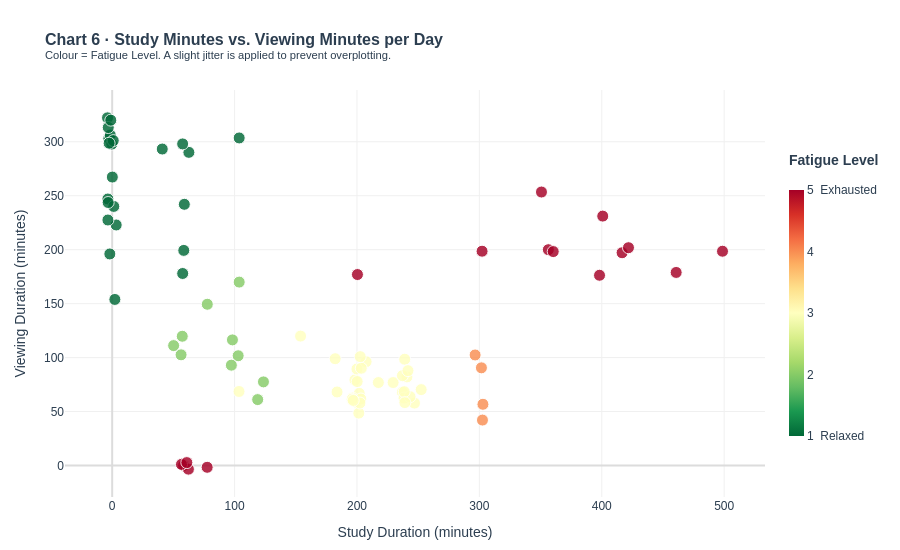

The cell this chart's notebook holds for it:
### Markdown cell above
---
### Chart 6 · Study Load vs. Viewing Duration — TV as Decompression

**Graphical choices:**
- *Interactive Scatter plot* — A scatter plot is the optimal channel to visualize the relationship between two continuous quantitative variables (Study Minutes and Viewing Minutes). 
- *Third-Variable Encoding via Color (Fatigue)* — To understand *why* the data deviates from a simple negative correlation, a third ordinal variable (Fatigue Level) is encoded using a diverging-like continuous color scale. The warm/red colors act as visual alarms for high cognitive load, while the green hints rather relaxed mood, adding explanatory depth to the spatial coordinates.
- *Semantic Tooltips for Narrative Grounding* — The interactive tooltip connects abstract dots back to lived reality. Hovering reveals not just the numbers, but the specific *Date, Title, and Genre*, bridging the gap between quantitative metrics and qualitative behavioral context.

### Code cell
# 1. 过滤并准备数据
scatter_data = df[(df["Study_Mins"] > 0) | (df["Duration_Mins"] > 0)].copy()

# 为了让 Tooltip 更具可读性，格式化日期格式并处理空值
scatter_data['Date_Str'] = scatter_data['Date'].dt.strftime('%b %d')
scatter_data['Title'] = scatter_data['Title'].replace("None", "Unknown").fillna("Unknown")
scatter_data['Genre'] = scatter_data['Genre'].fillna("None")

# 2. 🚀 核心修复 1：引入视觉抖动 (Jitter) 打破重叠
np.random.seed(42) # 固定随机种子，保证每次画出来的图长得一样
# 在实际坐标上微调 ±4 分钟，足以让重叠的点散开，又不影响宏观趋势
scatter_data['Plot_Study'] = scatter_data['Study_Mins'] + np.random.uniform(-4, 4, size=len(scatter_data))
scatter_data['Plot_Duration'] = scatter_data['Duration_Mins'] + np.random.uniform(-4, 4, size=len(scatter_data))

# 3. 🚀 核心修复 2：悬停文本依然焊死【真实数据】，不受抖动影响
scatter_data['Hover_HTML'] = (
    "<b>📅 " + scatter_data['Date_Str'] + "</b><br>" +
    "📺 Show: <b>" + scatter_data['Title'] + "</b><br>" +
    "🎬 Genre: " + scatter_data['Genre'] + "<br>" +
    "🚨 Fatigue: Level " + scatter_data['Fatigue_Level'].astype(int).astype(str) + "<br>" +
    "⏱️ Study: " + scatter_data['Study_Mins'].astype(int).astype(str) + " mins<br>" +  # <--- 真实学习时间
    "📺 Watched: " + scatter_data['Duration_Mins'].astype(int).astype(str) + " mins"   # <--- 真实观看时间
)

# 4. 绘制交互式散点图 (X和Y使用抖动后的坐标)
fig = px.scatter(
    scatter_data,
    x="Plot_Study",      # <--- 使用加了抖动的坐标画图
    y="Plot_Duration",   # <--- 使用加了抖动的坐标画图
    color="Fatigue_Level",
    color_continuous_scale="RdYlGn_r",
    range_color=[1, 5],
    custom_data=["Hover_HTML"] 
)

# 5. 定制气泡样式
fig.update_traces(
    marker=dict(size=12, line=dict(width=1, color='white'), opacity=0.82), # 透明度调到0.82，重叠的边缘更好看
    hovertemplate="%{customdata[0]}<extra></extra>"  
)

# 6. 布局与色条复刻 (隐藏抖动轴的名字，显示真实名字)
fig.update_layout(
    title=dict(
        text="<b>Chart 6 · Study Minutes vs. Viewing Minutes per Day</b><br><sup>Colour = Fatigue Level. A slight jitter is applied to prevent overplotting.</sup>",
        font=dict(size=16)
    ),
    font=dict(
        family="Arial, Helvetica, sans-serif",
        color="#2c3e50",
        size=12
    ),
    xaxis=dict(
        title=dict(text="Study Duration (minutes)", standoff=15),
        showgrid=True, 
        gridcolor="#f0f0f0", 
        zeroline=True, 
        zerolinecolor="#dcdcdc"
    ),
    yaxis=dict(
        title=dict(text="Viewing Duration (minutes)", standoff=15),
        showgrid=True, 
        gridcolor="#f0f0f0", 
        zeroline=True, 
        zerolinecolor="#dcdcdc"
    ),
    coloraxis_colorbar=dict(
        title="<b>Fatigue Level</b><br>&nbsp;",  
        tickvals=[1, 2, 3, 4, 5],
        ticktext=["1  Relaxed", "2", "3", "4", "5  Exhausted"],
        thickness=15,
        len=0.75,
        outlinewidth=0
    ),
    plot_bgcolor="white",
    paper_bgcolor="white",
    width=900,
    height=550,
    margin=dict(t=90, b=50, l=65, r=20)
)

fig.show()

### Figure 1 — Plotly figure (JSON) as saved in the notebook; plotly's stock layout.template omitted (floating-point values rounded to 4 significant figures)
{"data": [{"customdata": [["<b>📅 Feb 17</b><br>📺 Show: <b>My Queen</b><br>🎬 Genre: Romance<br>🚨 Fatigue: Level 3<br>⏱️ Study: 240 mins<br>📺 Watched: 100 mins"], ["<b>📅 Feb 18</b><br>📺 Show: <b>Suspicious Partner</b><br>🎬 Genre: Romance<br>🚨 Fatigue: Level 3<br>⏱️ Study: 100 mins<br>📺 Watched: 70 mins"], ["<b>📅 Feb 19</b><br>📺 Show: <b>Suspicious Partner</b><br>🎬 Genre: Romance<br>🚨 Fatigue: Level 3<br>⏱️ Study: 200 mins<br>📺 Watched: 65 mins"], ["<b>📅 Feb 20</b><br>📺 Show: <b>My Queen</b><br>🎬 Genre: Romance<br>🚨 Fatigue: Level 5<br>⏱️ Study: 400 mins<br>📺 Watched: 230 mins"], ["<b>📅 Feb 21</b><br>📺 Show: <b>My Queen</b><br>🎬 Genre: Romance<br>🚨 Fatigue: Level 1<br>⏱️ Study: 0 mins<br>📺 Watched: 300 mins"], ["<b>📅 Feb 22</b><br>📺 Show: <b>My Queen</b><br>🎬 Genre: Romance<br>🚨 Fatigue: Level 2<br>⏱️ Study: 60 mins<br>📺 Watched: 120 mins"], ["<b>📅 Feb 24</b><br>📺 Show: <b>It Started With A Kiss</b><br>🎬 Genre: Romance<br>🚨 Fatigue: Level 1<br>⏱️ Study: 0 mins<br>📺 Watched: 250 mins"], ["<b>📅 Feb 25</b><br>📺 Show: <b>Suspicious Partner</b><br>🎬 Genre: Romance<br>🚨 Fatigue: Level 2<br>⏱️ Study: 100 mins<br>📺 Watched: 100 mins"], ["<b>📅 Feb 26</b><br>📺 Show: <b>Suspicious Partner</b><br>🎬 Genre: Romance<br>🚨 Fatigue: Level 3<br>⏱️ Study: 240 mins<br>📺 Watched: 80 mins"], ["<b>📅 Feb 27</b><br>📺 Show: <b>It Started With A Kiss</b><br>🎬 Genre: Romance<br>🚨 Fatigue: Level 4<br>⏱️ Study: 300 mins<br>📺 Watched: 90 mins"], ["<b>📅 Mar 01</b><br>📺 Show: <b>It Started With A Kiss</b><br>🎬 Genre: Romance<br>🚨 Fatigue: Level 1<br>⏱️ Study: 0 mins<br>📺 Watched: 320 mins"], ["<b>📅 Mar 02</b><br>📺 Show: <b>It Started With A Kiss</b><br>🎬 Genre: Romance<br>🚨 Fatigue: Level 2<br>⏱️ Study: 100 mins<br>📺 Watched: 170 mins"], ["<b>📅 Mar 03</b><br>📺 Show: <b>It Started With A Kiss</b><br>🎬 Genre: Romance<br>🚨 Fatigue: Level 1<br>⏱️ Study: 60 mins<br>📺 Watched: 290 mins"], ["<b>📅 Mar 04</b><br>📺 Show: <b>It Started With A Kiss</b><br>🎬 Genre: Romance<br>🚨 Fatigue: Level 2<br>⏱️ Study: 80 mins<br>📺 Watched: 150 mins"], ["<b>📅 Mar 05</b><br>📺 Show: <b>My Lucky Star</b><br>🎬 Genre: Romance<br>🚨 Fatigue: Level 3<br>⏱️ Study: 210 mins<br>📺 Watched: 100 mins"], ["<b>📅 Mar 06</b><br>📺 Show: <b>My Lucky Star</b><br>🎬 Genre: Romance<br>🚨 Fatigue: Level 3<br>⏱️ Study: 220 mins<br>📺 Watched: 80 mins"], ["<b>📅 Mar 07</b><br>📺 Show: <b>My Lucky Star</b><br>🎬 Genre: Romance<br>🚨 Fatigue: Level 1<br>⏱️ Study: 0 mins<br>📺 Watched: 310 mins"], ["<b>📅 Mar 08</b><br>📺 Show: <b>Suspicious Partner</b><br>🎬 Genre: Romance<br>🚨 Fatigue: Level 2<br>⏱️ Study: 50 mins<br>📺 Watched: 110 mins"], ["<b>📅 Mar 09</b><br>📺 Show: <b>Suspicious Partner</b><br>🎬 Genre: Romance<br>🚨 Fatigue: Level 3<br>⏱️ Study: 200 mins<br>📺 Watched: 60 mins"], ["<b>📅 Mar 10</b><br>📺 Show: <b>Unknown</b><br>🎬 Genre: None<br>🚨 Fatigue: Level 5<br>⏱️ Study: 60 mins<br>📺 Watched: 0 mins"], ["<b>📅 Mar 11</b><br>📺 Show: <b>My Lucky Star</b><br>🎬 Genre: Romance<br>🚨 Fatigue: Level 1<br>⏱️ Study: 40 mins<br>📺 Watched: 290 mins"], ["<b>📅 Mar 12</b><br>📺 Show: <b>My Lucky Star</b><br>🎬 Genre: Romance<br>🚨 Fatigue: Level 3<br>⏱️ Study: 240 mins<br>📺 Watched: 70 mins"], ["<b>📅 Mar 13</b><br>📺 Show: <b>My Lucky Star</b><br>🎬 Genre: Romance<br>🚨 Fatigue: Level 3<br>⏱️ Study: 200 mins<br>📺 Watched: 80 mins"], ["<b>📅 Mar 14</b><br>📺 Show: <b>The Capture</b><br>🎬 Genre: Crime / Thriller<br>🚨 Fatigue: Level 1<br>⏱️ Study: 60 mins<br>📺 Watched: 240 mins"], ["<b>📅 Mar 15</b><br>📺 Show: <b>The Capture</b><br>🎬 Genre: Crime / Thriller<br>🚨 Fatigue: Level 1<br>⏱️ Study: 0 mins<br>📺 Watched: 300 mins"], ["<b>📅 Mar 16</b><br>📺 Show: <b>Unknown</b><br>🎬 Genre: None<br>🚨 Fatigue: Level 5<br>⏱️ Study: 60 mins<br>📺 Watched: 0 mins"], ["<b>📅 Mar 17</b><br>📺 Show: <b>Unknown</b><br>🎬 Genre: None<br>🚨 Fatigue: Level 5<br>⏱️ Study: 80 mins<br>📺 Watched: 0 mins"], ["<b>📅 Mar 18</b><br>📺 Show: <b>Wayward Kenting</b><br>🎬 Genre: Romance<br>🚨 Fatigue: Level 1<br>⏱️ Study: 0 mins<br>📺 Watched: 270 mins"], ["<b>📅 Mar 19</b><br>📺 Show: <b>Wayward Kenting</b><br>🎬 Genre: Romance<br>🚨 Fatigue: Level 5<br>⏱️ Study: 350 mins<br>📺 Watched: 250 mins"], ["<b>📅 Mar 20</b><br>📺 Show: <b>Wayward Kenting</b><br>🎬 Genre: Romance<br>🚨 Fatigue: Level 3<br>⏱️ Study: 200 mins<br>📺 Watched: 60 mins"], ["<b>📅 Mar 21</b><br>📺 Show: <b>Wayward Kenting</b><br>🎬 Genre: Romance<br>🚨 Fatigue: Level 1<br>⏱️ Study: 0 mins<br>📺 Watched: 300 mins"], ["<b>📅 Mar 22</b><br>📺 Show: <b>To My Beloved Thief</b><br>🎬 Genre: Romance<br>🚨 Fatigue: Level 2<br>⏱️ Study: 100 mins<br>📺 Watched: 90 mins"], ["<b>📅 Mar 23</b><br>📺 Show: <b>Fated to Love You</b><br>🎬 Genre: Romance<br>🚨 Fatigue: Level 4<br>⏱️ Study: 300 mins<br>📺 Watched: 100 mins"], ["<b>📅 Mar 24</b><br>📺 Show: <b>To My Beloved Thief</b><br>🎬 Genre: Romance<br>🚨 Fatigue: Level 2<br>⏱️ Study: 120 mins<br>📺 Watched: 80 mins"], ["<b>📅 Mar 25</b><br>📺 Show: <b>To My Beloved Thief</b><br>🎬 Genre: Romance<br>🚨 Fatigue: Level 3<br>⏱️ Study: 180 mins<br>📺 Watched: 65 mins"], ["<b>📅 Mar 26</b><br>📺 Show: <b>Fated to Love You</b><br>🎬 Genre: Romance<br>🚨 Fatigue: Level 3<br>⏱️ Study: 250 mins<br>📺 Watched: 70 mins"], ["<b>📅 Mar 27</b><br>📺 Show: <b>Fated to Love You</b><br>🎬 Genre: Romance<br>🚨 Fatigue: Level 3<br>⏱️ Study: 240 mins<br>📺 Watched: 60 mins"], ["<b>📅 Mar 28</b><br>📺 Show: <b>Fated to Love You</b><br>🎬 Genre: Romance<br>🚨 Fatigue: Level 1<br>⏱️ Study: 0 mins<br>📺 Watched: 310 mins"], ["<b>📅 Mar 29</b><br>📺 Show: <b>To My Beloved Thief</b><br>🎬 Genre: Romance<br>🚨 Fatigue: Level 3<br>⏱️ Study: 200 mins<br>📺 Watched: 50 mins"], ["<b>📅 Mar 30</b><br>📺 Show: <b>My Girl</b><br>🎬 Genre: Romance<br>🚨 Fatigue: Level 3<br>⏱️ Study: 230 mins<br>📺 Watched: 80 mins"], ["<b>📅 Mar 31</b><br>📺 Show: <b>My Girl</b><br>🎬 Genre: Romance<br>🚨 Fatigue: Level 3<br>⏱️ Study: 250 mins<br>📺 Watched: 60 mins"], ["<b>📅 Apr 01</b><br>📺 Show: <b>My Girl</b><br>🎬 Genre: Romance<br>🚨 Fatigue: Level 3<br>⏱️ Study: 200 mins<br>📺 Watched: 90 mins"], ["<b>📅 Apr 02</b><br>📺 Show: <b>My Girl</b><br>🎬 Genre: Romance<br>🚨 Fatigue: Level 2<br>⏱️ Study: 60 mins<br>📺 Watched: 100 mins"], ["<b>📅 Apr 03</b><br>📺 Show: <b>Deadloch</b><br>🎬 Genre: Crime / Thriller<br>🚨 Fatigue: Level 1<br>⏱️ Study: 0 mins<br>📺 Watched: 220 mins"], ["<b>📅 Apr 04</b><br>📺 Show: <b>Deadloch</b><br>🎬 Genre: Crime / Thriller<br>🚨 Fatigue: Level 1<br>⏱️ Study: 0 mins<br>📺 Watched: 200 mins"], ["<b>📅 Apr 05</b><br>📺 Show: <b>Taxi Driver</b><br>🎬 Genre: Crime / Thriller<br>🚨 Fatigue: Level 1<br>⏱️ Study: 0 mins<br>📺 Watched: 240 mins"], ["<b>📅 Apr 06</b><br>📺 Show: <b>Taxi Driver</b><br>🎬 Genre: Crime / Thriller<br>🚨 Fatigue: Level 1<br>⏱️ Study: 60 mins<br>📺 Watched: 200 mins"], ["<b>📅 Apr 07</b><br>📺 Show: <b>When I See You Again</b><br>🎬 Genre: Romance<br>🚨 Fatigue: Level 3<br>⏱️ Study: 200 mins<br>📺 Watched: 80 mins"], ["<b>📅 Apr 10</b><br>📺 Show: <b>When I See You Again</b><br>🎬 Genre: Romance<br>🚨 Fatigue: Level 5<br>⏱️ Study: 200 mins<br>📺 Watched: 180 mins"], ["<b>📅 Apr 11</b><br>📺 Show: <b>When I See You Again</b><br>🎬 Genre: Romance<br>🚨 Fatigue: Level 1<br>⏱️ Study: 0 mins<br>📺 Watched: 300 mins"], ["<b>📅 Apr 12</b><br>📺 Show: <b>When I See You Again</b><br>🎬 Genre: Romance<br>🚨 Fatigue: Level 1<br>⏱️ Study: 100 mins<br>📺 Watched: 300 mins"], ["<b>📅 Apr 13</b><br>📺 Show: <b>Smiling Pasta</b><br>🎬 Genre: Romance<br>🚨 Fatigue: Level 5<br>⏱️ Study: 300 mins<br>📺 Watched: 200 mins"], ["<b>📅 Apr 14</b><br>📺 Show: <b>Smiling Pasta</b><br>🎬 Genre: Romance<br>🚨 Fatigue: Level 3<br>⏱️ Study: 200 mins<br>📺 Watched: 90 mins"], ["<b>📅 Apr 15</b><br>📺 Show: <b>Perfect Crown</b><br>🎬 Genre: Romance<br>🚨 Fatigue: Level 3<br>⏱️ Study: 200 mins<br>📺 Watched: 60 mins"], ["<b>📅 Apr 16</b><br>📺 Show: <b>Smiling Pasta</b><br>🎬 Genre: Romance<br>🚨 Fatigue: Level 5<br>⏱️ Study: 460 mins<br>📺 Watched: 180 mins"], ["<b>📅 Apr 17</b><br>📺 Show: <b>Perfect Crown</b><br>🎬 Genre: Romance<br>🚨 Fatigue: Level 3<br>⏱️ Study: 240 mins<br>📺 Watched: 60 mins"], ["<b>📅 Apr 18</b><br>📺 Show: <b>Before We Get Married</b><br>🎬 Genre: Romance<br>🚨 Fatigue: Level 1<br>⏱️ Study: 0 mins<br>📺 Watched: 240 mins"], ["<b>📅 Apr 19</b><br>📺 Show: <b>Before We Get Married</b><br>🎬 Genre: Romance<br>🚨 Fatigue: Level 1<br>⏱️ Study: 60 mins<br>📺 Watched: 300 mins"], ["<b>📅 Apr 20</b><br>📺 Show: <b>Love Myself or You</b><br>🎬 Genre: Romance<br>🚨 Fatigue: Level 5<br>⏱️ Study: 360 mins<br>📺 Watched: 200 mins"], ["<b>📅 Apr 21</b><br>📺 Show: <b>Perfect Crown</b><br>🎬 Genre: Romance<br>🚨 Fatigue: Level 3<br>⏱️ Study: 240 mins<br>📺 Watched: 70 mins"], ["<b>📅 Apr 22</b><br>📺 Show: <b>Perfect Crown</b><br>🎬 Genre: Romance<br>🚨 Fatigue: Level 3<br>⏱️ Study: 240 mins<br>📺 Watched: 60 mins"], ["<b>📅 Apr 23</b><br>📺 Show: <b>Love Myself or You</b><br>🎬 Genre: Romance<br>🚨 Fatigue: Level 5<br>⏱️ Study: 400 mins<br>📺 Watched: 180 mins"], ["<b>📅 Apr 24</b><br>📺 Show: <b>Love Myself or You</b><br>🎬 Genre: Romance<br>🚨 Fatigue: Level 3<br>⏱️ Study: 200 mins<br>📺 Watched: 100 mins"], ["<b>📅 Apr 25</b><br>📺 Show: <b>Love Myself or You</b><br>🎬 Genre: Romance<br>🚨 Fatigue: Level 1<br>⏱️ Study: 0 mins<br>📺 Watched: 320 mins"], ["<b>📅 Apr 26</b><br>📺 Show: <b>Love Myself or You</b><br>🎬 Genre: Romance<br>🚨 Fatigue: Level 2<br>⏱️ Study: 100 mins<br>📺 Watched: 120 mins"], ["<b>📅 Apr 27</b><br>📺 Show: <b>Yumi's Cells</b><br>🎬 Genre: Romance<br>🚨 Fatigue: Level 5<br>⏱️ Study: 360 mins<br>📺 Watched: 200 mins"], ["<b>📅 Apr 28</b><br>📺 Show: <b>Yumi's Cells</b><br>🎬 Genre: Romance<br>🚨 Fatigue: Level 3<br>⏱️ Study: 240 mins<br>📺 Watched: 80 mins"], ["<b>📅 Apr 29</b><br>📺 Show: <b>Yumi's Cells</b><br>🎬 Genre: Romance<br>🚨 Fatigue: Level 3<br>⏱️ Study: 200 mins<br>📺 Watched: 60 mins"], ["<b>📅 Apr 30</b><br>📺 Show: <b>Yumi's Cells</b><br>🎬 Genre: Romance<br>🚨 Fatigue: Level 5<br>⏱️ Study: 420 mins<br>📺 Watched: 200 mins"], ["<b>📅 May 01</b><br>📺 Show: <b>My Goddess</b><br>🎬 Genre: Romance<br>🚨 Fatigue: Level 3<br>⏱️ Study: 150 mins<br>📺 Watched: 120 mins"], ["<b>📅 May 02</b><br>📺 Show: <b>Girigo</b><br>🎬 Genre: Crime / Thriller<br>🚨 Fatigue: Level 1<br>⏱️ Study: 0 mins<br>📺 Watched: 150 mins"], ["<b>📅 May 03</b><br>📺 Show: <b>Girigo</b><br>🎬 Genre: Crime / Thriller<br>🚨 Fatigue: Level 1<br>⏱️ Study: 60 mins<br>📺 Watched: 180 mins"], ["<b>📅 May 04</b><br>📺 Show: <b>My Goddess</b><br>🎬 Genre: Romance<br>🚨 Fatigue: Level 3<br>⏱️ Study: 200 mins<br>📺 Watched: 60 mins"], ["<b>📅 May 05</b><br>📺 Show: <b>My Goddess</b><br>🎬 Genre: Romance<br>🚨 Fatigue: Level 4<br>⏱️ Study: 300 mins<br>📺 Watched: 40 mins"], ["<b>📅 May 06</b><br>📺 Show: <b>My Goddess</b><br>🎬 Genre: Romance<br>🚨 Fatigue: Level 3<br>⏱️ Study: 240 mins<br>📺 Watched: 90 mins"], ["<b>📅 May 07</b><br>📺 Show: <b>My Goddess</b><br>🎬 Genre: Romance<br>🚨 Fatigue: Level 5<br>⏱️ Study: 420 mins<br>📺 Watched: 200 mins"], ["<b>📅 May 08</b><br>📺 Show: <b>Amour et Patisserie</b><br>🎬 Genre: Romance<br>🚨 Fatigue: Level 3<br>⏱️ Study: 180 mins<br>📺 Watched: 100 mins"], ["<b>📅 May 09</b><br>📺 Show: <b>Unknown</b><br>🎬 Genre: None<br>🚨 Fatigue: Level 5<br>⏱️ Study: 60 mins<br>📺 Watched: 0 mins"], ["<b>📅 May 10</b><br>📺 Show: <b>Filing for Love</b><br>🎬 Genre: Romance<br>🚨 Fatigue: Level 2<br>⏱️ Study: 120 mins<br>📺 Watched: 60 mins"], ["<b>📅 May 11</b><br>📺 Show: <b>Amour et Patisserie</b><br>🎬 Genre: Romance<br>🚨 Fatigue: Level 3<br>⏱️ Study: 200 mins<br>📺 Watched: 60 mins"], ["<b>📅 May 12</b><br>📺 Show: <b>Amour et Patisserie</b><br>🎬 Genre: Romance<br>🚨 Fatigue: Level 4<br>⏱️ Study: 300 mins<br>📺 Watched: 60 mins"], ["<b>📅 May 13</b><br>📺 Show: <b>Unknown</b><br>🎬 Genre: None<br>🚨 Fatigue: Level 5<br>⏱️ Study: 60 mins<br>📺 Watched: 0 mins"], ["<b>📅 May 14</b><br>📺 Show: <b>Miss Rose</b><br>🎬 Genre: Romance<br>🚨 Fatigue: Level 5<br>⏱️ Study: 500 mins<br>📺 Watched: 200 mins"], ["<b>📅 May 15</b><br>📺 Show: <b>Miss Rose</b><br>🎬 Genre: Romance<br>🚨 Fatigue: Level 1<br>⏱️ Study: 0 mins<br>📺 Watched: 230 mins"]], "hovertemplate": "%{customdata[0]}<extra></extra>", "legendgroup": "", "marker": {"color": [3, 3, 3, 5, 1, 2, 1, 2, 3, 4, 1, 2, 1, 2, 3, 3, 1, 2, 3, 5, 1, 3, 3, 1, 1, 5, 5, 1, 5, 3, 1, 2, 4, 2, 3, 3, 3, 1, 3, 3, 3, 3, 2, 1, 1, 1, 1, 3, 5, 1, 1, 5, 3, 3, 5, 3, 1, 1, 5, 3, 3, 5, 3, 1, 2, 5, 3, 3, 5, 3, 1, 1, 3, 4, 3, 5, 3, 5, 2, 3, 4, 5, 5, 1], "coloraxis": "coloraxis", "line": {"color": "white", "width": 1}, "opacity": 0.82, "size": 12, "symbol": "circle"}, "mode": "markers", "name": "", "orientation": "v", "showlegend": false, "type": "scatter", "x": [239.0, 103.6, 201.9, 400.8, -2.752, 57.25, -3.535, 102.9, 240.8, 301.7, -3.835, 103.8, 62.66, 77.7, 207.5, 217.5, -1.566, 50.2, 199.5, 58.33, 40.89, 237.1, 198.3, 58.93, -0.3514, 62.28, 77.6, 0.1139, 350.7, 196.4, 0.8604, 97.36, 296.5, 123.6, 183.7, 252.5, 238.4, -3.219, 201.5, 229.5, 247.0, 200.0, 56.28, 3.275, -1.93, 1.3, 58.49, 200.2, 200.4, -2.521, 103.8, 302.2, 203.5, 203.2, 460.8, 243.4, -3.292, 57.57, 356.4, 238.6, 239.1, 398.2, 202.6, -1.146, 98.25, 360.3, 237.1, 202.4, 416.6, 153.9, 2.178, 57.59, 196.0, 302.5, 241.7, 421.8, 182.2, 56.59, 118.9, 196.9, 302.9, 60.99, 498.6, -3.492], "xaxis": "x", "y": [98.49, 68.6, 66.84, 231.1, 303.1, 119.8, 247.0, 101.7, 82.09, 90.49, 322.2, 170.0, 290.2, 149.4, 96.2, 76.86, 306.3, 111.1, 58.51, 0.06857, 293.3, 67.99, 79.28, 242.0, 297.8, -3.384, -1.682, 267.3, 253.4, 62.46, 301.1, 92.97, 102.4, 77.49, 68.14, 70.31, 62.46, 313.2, 48.54, 76.88, 57.82, 89.42, 102.5, 222.9, 196.1, 240.1, 199.3, 77.78, 177.0, 298.7, 303.5, 198.6, 90.15, 61.62, 178.9, 63.77, 243.7, 298.0, 200.0, 68.41, 58.28, 176.3, 100.9, 320.0, 116.4, 198.2, 83.27, 57.92, 197.2, 119.9, 153.9, 177.9, 61.38, 42.09, 87.9, 201.8, 98.94, 1.058, 61.07, 60.29, 56.72, 2.682, 198.6, 227.5], "yaxis": "y"}], "layout": {"coloraxis": {"cmax": 5, "cmin": 1, "colorbar": {"len": 0.75, "outlinewidth": 0, "thickness": 15, "ticktext": ["1  Relaxed", "2", "3", "4", "5  Exhausted"], "tickvals": [1, 2, 3, 4, 5], "title": {"text": "<b>Fatigue Level</b><br>&nbsp;"}}, "colorscale": [[0, "rgb(0,104,55)"], [0.1, "rgb(26,152,80)"], [0.2, "rgb(102,189,99)"], [0.3, "rgb(166,217,106)"], [0.4, "rgb(217,239,139)"], [0.5, "rgb(255,255,191)"], [0.6, "rgb(254,224,139)"], [0.7, "rgb(253,174,97)"], [0.8, "rgb(244,109,67)"], [0.9, "rgb(215,48,39)"], [1, "rgb(165,0,38)"]]}, "font": {"color": "#2c3e50", "family": "Arial, Helvetica, sans-serif", "size": 12}, "height": 550, "legend": {"tracegroupgap": 0}, "margin": {"b": 50, "l": 65, "r": 20, "t": 90}, "paper_bgcolor": "white", "plot_bgcolor": "white", "title": {"font": {"size": 16}, "text": "<b>Chart 6 · Study Minutes vs. Viewing Minutes per Day</b><br><sup>Colour = Fatigue Level. A slight jitter is applied to prevent overplotting.</sup>"}, "width": 900, "xaxis": {"anchor": "y", "domain": [0, 1], "gridcolor": "#f0f0f0", "showgrid": true, "title": {"standoff": 15, "text": "Study Duration (minutes)"}, "zeroline": true, "zerolinecolor": "#dcdcdc"}, "yaxis": {"anchor": "x", "domain": [0, 1], "gridcolor": "#f0f0f0", "showgrid": true, "title": {"standoff": 15, "text": "Viewing Duration (minutes)"}, "zeroline": true, "zerolinecolor": "#dcdcdc"}}}
